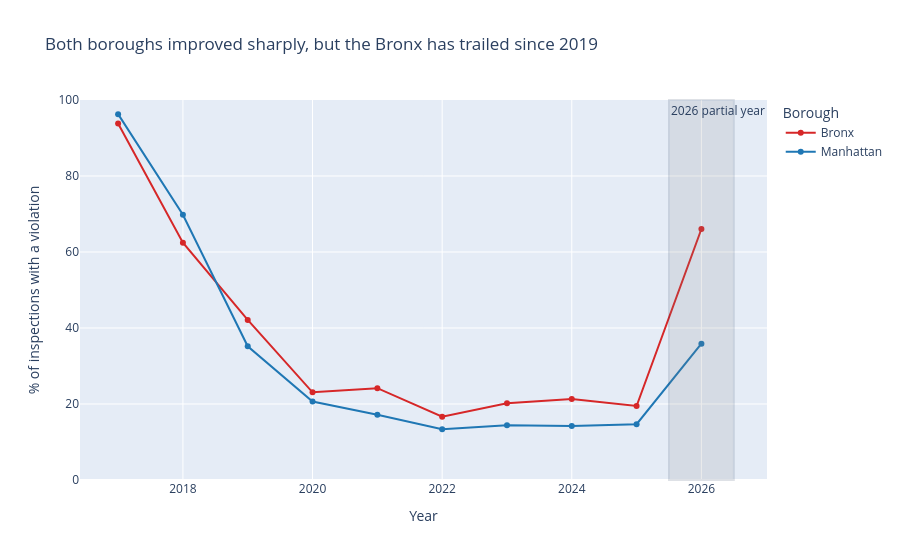

Notebook source saved alongside this figure:
### Markdown cell above
## 2. Headline trend
Both boroughs improved sharply, but the Bronx has trailed since 2019.

### Code cell
trend = insp.groupby(["year", "Borough"])["any_violation"].mean().reset_index()
trend["pct"] = trend["any_violation"] * 100

fig1 = px.line(
    trend, x="year", y="pct", color="Borough", markers=True,
    color_discrete_map=COLORS,
    labels={"pct": "% of inspections with a violation", "year": "Year"},
    title="Both boroughs improved sharply, but the Bronx has trailed since 2019",
)
fig1.add_vrect(x0=2025.5, x1=2026.5, fillcolor="gray", opacity=0.15,
               annotation_text="2026 partial year", annotation_position="top left")
fig1.update_layout(yaxis_range=[0, 100])
fig1.write_html("charts/1_trend.html")
fig1.show()

### Figure 1 — Plotly figure (JSON) as saved in the notebook; plotly's stock layout.template omitted (floating-point values rounded to 4 significant figures)
{"data": [{"hovertemplate": "Borough=Bronx<br>Year=%{x}<br>% of inspections with a violation=%{y}<extra></extra>", "legendgroup": "Bronx", "line": {"color": "#d62728", "dash": "solid"}, "marker": {"symbol": "circle"}, "mode": "lines+markers", "name": "Bronx", "orientation": "v", "showlegend": true, "type": "scatter", "x": [2017, 2018, 2019, 2020, 2021, 2022, 2023, 2024, 2025, 2026], "xaxis": "x", "y": [93.8, 62.45, 42.13, 23.08, 24.17, 16.67, 20.17, 21.34, 19.48, 66.06], "yaxis": "y"}, {"hovertemplate": "Borough=Manhattan<br>Year=%{x}<br>% of inspections with a violation=%{y}<extra></extra>", "legendgroup": "Manhattan", "line": {"color": "#1f77b4", "dash": "solid"}, "marker": {"symbol": "circle"}, "mode": "lines+markers", "name": "Manhattan", "orientation": "v", "showlegend": true, "type": "scatter", "x": [2017, 2018, 2019, 2020, 2021, 2022, 2023, 2024, 2025, 2026], "xaxis": "x", "y": [96.28, 69.81, 35.19, 20.67, 17.17, 13.35, 14.4, 14.21, 14.68, 35.86], "yaxis": "y"}], "layout": {"annotations": [{"showarrow": false, "text": "2026 partial year", "x": 2026.0, "xanchor": "left", "xref": "x", "y": 1, "yanchor": "top", "yref": "y domain"}], "legend": {"title": {"text": "Borough"}, "tracegroupgap": 0}, "shapes": [{"fillcolor": "gray", "opacity": 0.15, "type": "rect", "x0": 2026.0, "x1": 2026.0, "xref": "x", "y0": 0, "y1": 1, "yref": "y domain"}], "title": {"text": "Both boroughs improved sharply, but the Bronx has trailed since 2019"}, "xaxis": {"anchor": "y", "domain": [0, 1], "title": {"text": "Year"}}, "yaxis": {"anchor": "x", "domain": [0, 1], "range": [0, 100], "title": {"text": "% of inspections with a violation"}}}}
